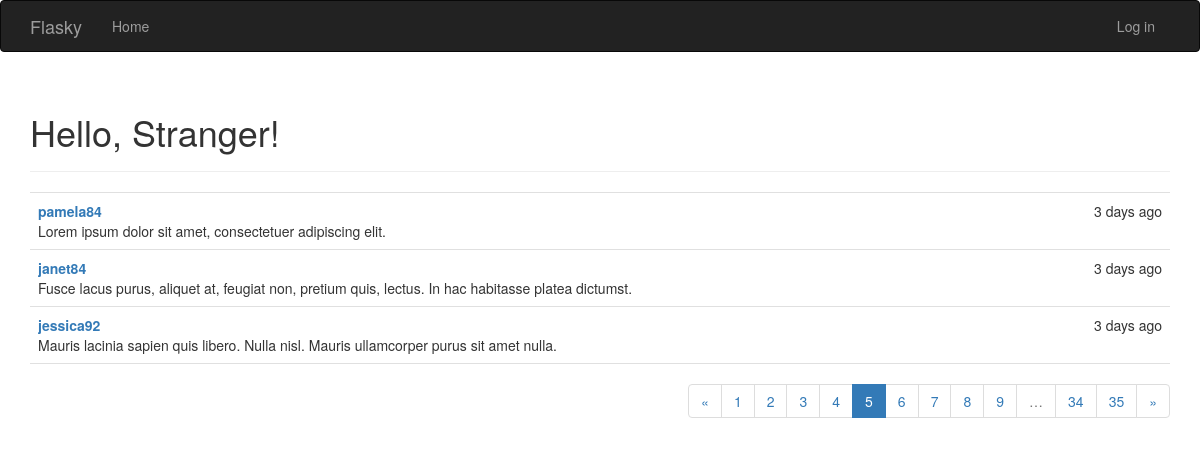
The app's page /?page=5 with its own data.
### app/models.py (models this page shows, shortened)
class Post(db.Model):
    __tablename__ = 'posts'
    id = db.Column(db.Integer, primary_key=True)
    body = db.Column(db.Text)
    timestamp = db.Column(db.DateTime, index=True, default=datetime.utcnow)
    author_id = db.Column(db.Integer, db.ForeignKey('users.id'))
    comments = db.relationship('Comment', backref='post', lazy='dynamic')

class User(UserMixin, db.Model):
    __tablename__ = 'users'
    id = db.Column(db.Integer, primary_key=True)
    username = db.Column(db.String(64), unique=True, index=True)
    email = db.Column(db.String(64), unique=True, index=True)
    role_id = db.Column(db.Integer, db.ForeignKey('roles.id'))
    password_hash = db.Column(db.String(128))
    posts = db.relationship('Post', backref='author', lazy='dynamic')
    comments = db.relationship('Comment', backref='author', lazy='dynamic')
    name = db.Column(db.String(64))
    location = db.Column(db.String(64))
    about_me = db.Column(db.Text())
    member_since = db.Column(db.DateTime(), default=datetime.utcnow)
    last_seen = db.Column(db.DateTime(), default=datetime.utcnow)
    followed = db.relationship('Follow',                   #当前用户关注的人
                               foreign_keys=[Follow.follower_id],
                               backref=db.backref('follower', lazy='joined'),
                               lazy='dynamic',
                               cascade='all, delete-orphan')
    followers=db.relationship('Follow',                   #关注当前用户的人
                              foreign_keys=[Follow.followed_id],
                              backref=db.backref('followed', lazy='joined'),
                              lazy='dynamic',
                              cascade='all, delete-orphan')
    @property
    def password(self):
        raise AttributeError('password is not a readable attribute')

### app/main/views.py (the view)
@main.route('/',methods=['GET', 'POST'])
def index():
    form = PostForm()
    if current_user.can(Permission.WRITE_ARTICLES) and \
            form.validate_on_submit():
        post = Post(body=form.body.data,
                    author=current_user._get_current_object())
        db.session.add(post)
        return redirect(url_for('.index'))
    page = request.args.get('page', 1, type=int)
    pagination = Post.query.order_by(Post.timestamp.desc()).paginate(
        page, per_page=3,
        error_out=False)
    posts = pagination.items
    return render_template('index.html', form=form, posts=posts,
                           pagination=pagination)

### app/auth/views.py (called while the page is built)
@auth.before_app_request
def before_request():
    if current_user.is_authenticated:
        current_user.ping()

### app/main/__init__.py (called while the page is built)
@main.app_context_processor
def inject_permissions():
    return dict(Permission=Permission)

### app/models.py (called while the page is built)
    def can(self, permissions):
        return False

### app/templates/index.html (shortened to what this page needs)
{% extends "base.html" %}
{% import "bootstrap/wtf.html" as wtf %}
{% import "_macros.html" as macros %}
{% block page_content %}
<div class="page-header">
    <h1>Hello, {% if current_user.is_authenticated %}{{ current_user.username }}{% else %}Stranger{% endif %}!</h1>
</div>
<ul class="posts">
    {% for post in posts %}
    <li class="post">
        <div class="post-date">{{ moment(post.timestamp).fromNow() }}</div>
        <div class="post-author">
            <a href="{{ url_for('main.user', username=post.author.username) }}">
                {{ post.author.username }}
            </a>
        </div>
        <div class="post-body">{{ post.body }}</div>
    </li>
    {% endfor %}
</ul>
{% if pagination %}
<div class="pagination">
    {{ macros.pagination_widget(pagination, '.index') }}
</div>
{% endif %}
{% endblock %}

### app/static/styles.css (style rules this page uses)
ul.posts { list-style-type:none; padding: 0px; margin:16px 0px 0px 0px; border-top: 1px solid #e0e0e0; }
ul.posts li.post { padding: 8px; border-bottom: 1px solid #e0e0e0; }
div.post-date { float: right; }
div.post-author { font-weight: bold; }
div.pagination { width: 100%; text-align: right; padding: 0px; margin: 0px; }

### records on screen
Post: timestamp "3 days ago", author.username "pamela84", body "Lorem ipsum dolor sit amet, consectetuer adipiscing elit."
Post: timestamp "3 days ago", author.username "janet84", body "Fusce lacus purus, aliquet at, feugiat non, pretium quis, lectus. In hac habitasse platea dictumst."
Post: timestamp "3 days ago", author.username "jessica92", body "Mauris lacinia sapien quis libero. Nulla nisl. Mauris ullamcorper purus sit amet nulla."

### other values on screen
{{ p }} "1" "2" "3" "4" "6" "7" "8" "9" "34" "35"
{{ p }} "5"
